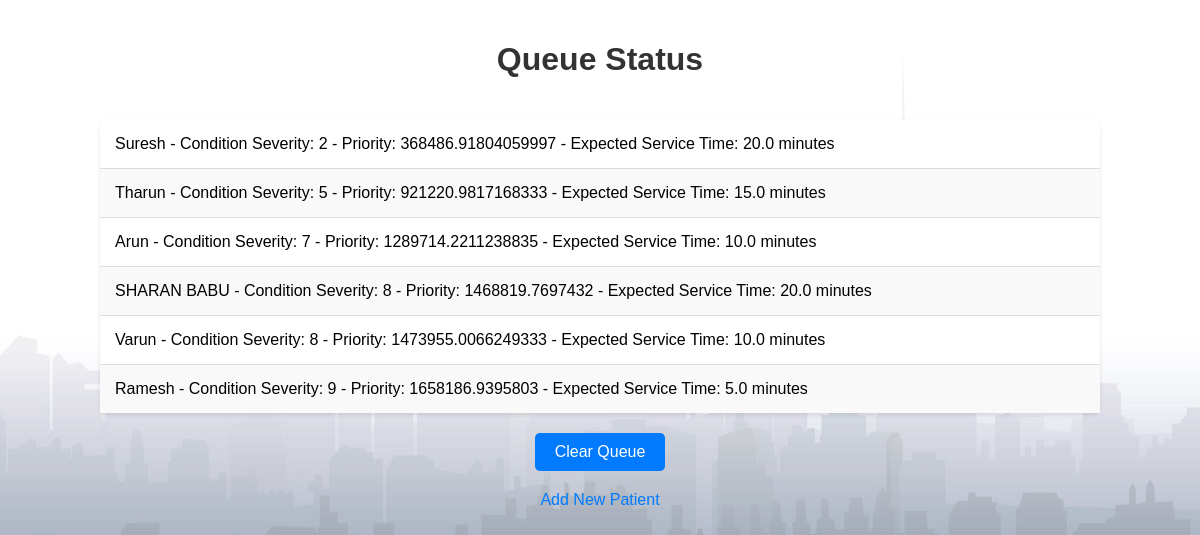
The app's page /queue/queue/status/ with its own data.
### queue_app/models.py (models this page shows, shortened)
class Queue(models.Model):
    patient = models.ForeignKey(Patient, on_delete=models.CASCADE)
    priority = models.IntegerField(default=0)
    arrival_time = models.DateTimeField(default=timezone.now)
    def update_priority(self):
        if timezone.is_naive(self.arrival_time):
            arrival_time = timezone.make_aware(self.arrival_time)
        else:
            arrival_time = self.arrival_time
        current_time = timezone.now()
        time_waited = current_time - arrival_time
        wait_time_in_minutes = time_waited.total_seconds() / 60
        patient_severity = self.patient.condition_severity
        self.priority = patient_severity * wait_time_in_minutes
        self.save()

class Patient(models.Model):
    name = models.CharField(max_length=100)
    condition_severity = models.IntegerField()  # Higher severity = Higher priority
    arrival_time = models.DateTimeField(auto_now_add=True)
    expected_service_time = models.IntegerField()  # in minutes
    priority = models.IntegerField(default=0)  # Priority field (higher value = higher priority)
    def calculate_actual_service_time(self):
        severity_factor = 1 if self.condition_severity > 5 else 2
        return self.expected_service_time / severity_factor

### queue_app/views.py (the view)
# urls.py: path('queue/status/', views.queue_status, name='queue_status'),
def queue_status(request):
    queue = Queue.objects.all()
    for item in queue:
        item.update_priority()
    sorted_queue = sorted(queue, key=lambda x: x.priority)
    context = {
        'queue': sorted_queue
    }
    return render(request, 'queue_app/queue_status.html', context)

### queue_app/templates/queue_app/queue_status.html (shortened to what this page needs)
{% load static %}
<!DOCTYPE html>
<html>
<head>
    <link rel="stylesheet" type="text/css" href="{% static 'queue_app/css/queue_status.css' %}">
</head>
<body>
    <h1>Queue Status</h1>
    <ul>
        {% for item in queue %}
            <li>{{ item.patient.name }} - Condition Severity: {{ item.patient.condition_severity }} - Priority: {{ item.priority }} - Expected Service Time: {{ item.patient.calculate_actual_service_time }} minutes</li>
        {% empty %}
            <li>No patients in queue.</li>
        {% endfor %}
    </ul>
    <form method="post" action="{% url 'clear_queue' %}">
        <button type="submit">Clear Queue</button>
    </form>
    <a href="{% url 'patient_arrival' %}">Add New Patient</a>
</body>
</html>

### queue_app/static/queue_app/css/queue_status.css (style rules this page uses)
body { background-image: url('../Background.jpg'); background-size: 100vw 100vh; background-position: center; font-family: Arial, sans-serif; margin: 0; padding: 0; background-color: #f4f4f4; }
h1 { text-align: center; color: #333; padding: 20px; }
ul { list-style-type: none; padding: 0; margin: 20px auto; max-width: 1000px; background: #fff; border-radius: 8px; box-shadow: 0 2px 4px rgba(0, 0, 0, 0.1); }
li { padding: 15px; border-bottom: 1px solid #ddd; }
li:last-child { border-bottom: none; }
li:nth-child(even) { background-color: #f9f9f9; }
button { display: block; margin: 20px auto; padding: 10px 20px; font-size: 16px; color: #fff; background-color: #007bff; border: none; border-radius: 5px; cursor: pointer; transition: background-color 0.3s ease; }
a { display: block; text-align: center; margin: 20px auto; font-size: 16px; color: #007bff; text-decoration: none; }

### records on screen
Queue: patient.name "Suresh", patient.condition_severity "2", priority "368486.91804059997", patient.calculate_actual_service_time "20.0"
Queue: patient.name "Tharun", patient.condition_severity "5", priority "921220.9817168333", patient.calculate_actual_service_time "15.0"
Queue: patient.name "Arun", patient.condition_severity "7", priority "1289714.2211238835", patient.calculate_actual_service_time "10.0"
Queue: patient.name "SHARAN BABU", patient.condition_severity "8", priority "1468819.7697432", patient.calculate_actual_service_time "20.0"
Queue: patient.name "Varun", patient.condition_severity "8", priority "1473955.0066249333", patient.calculate_actual_service_time "10.0"
Queue: patient.name "Ramesh", patient.condition_severity "9", priority "1658186.9395803", patient.calculate_actual_service_time "5.0"
